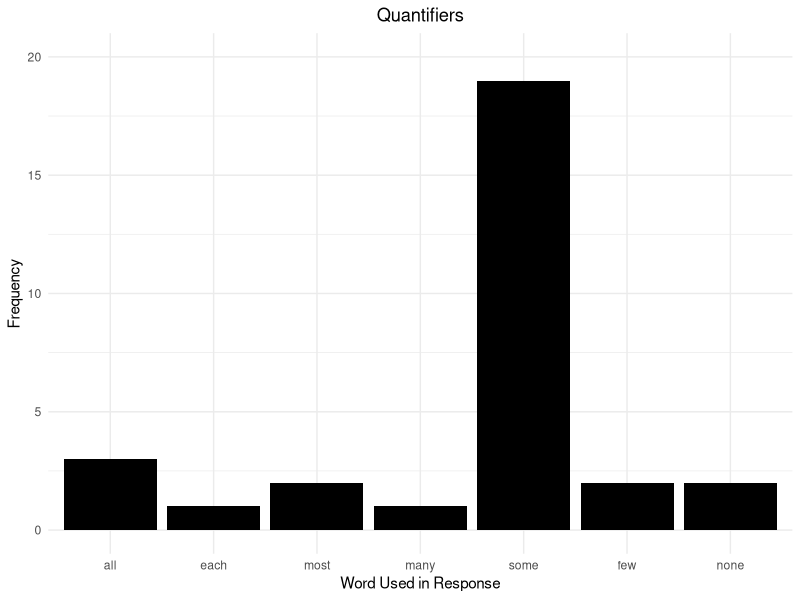
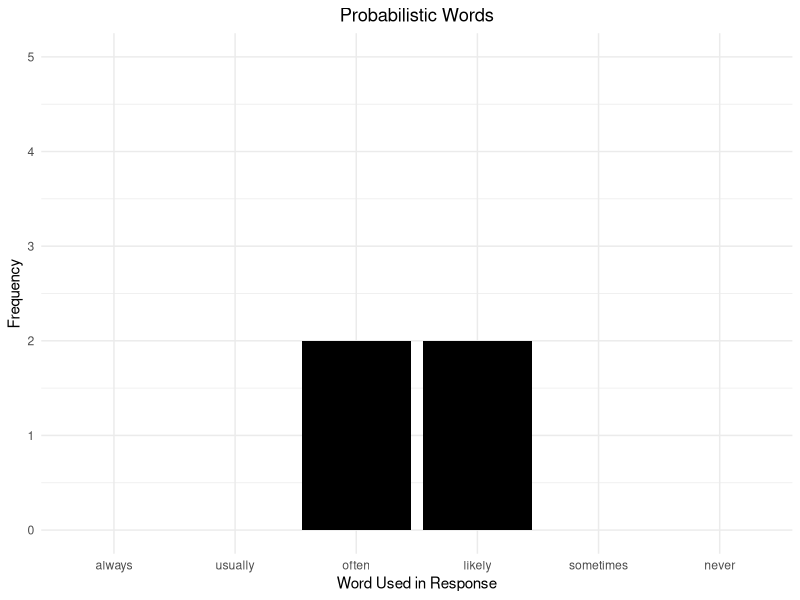
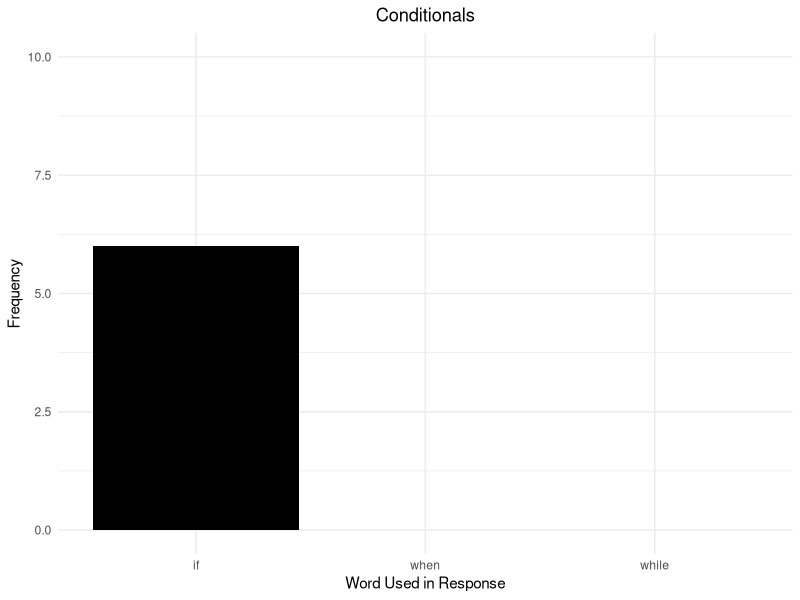
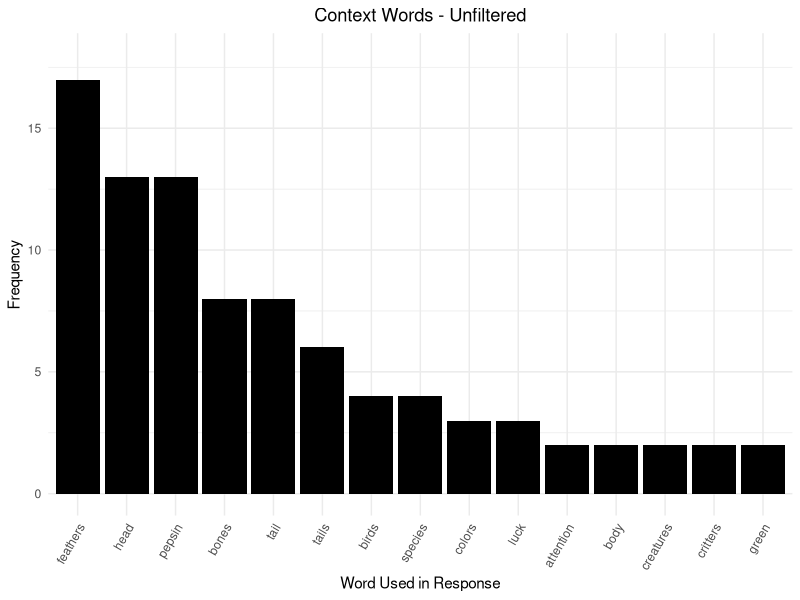
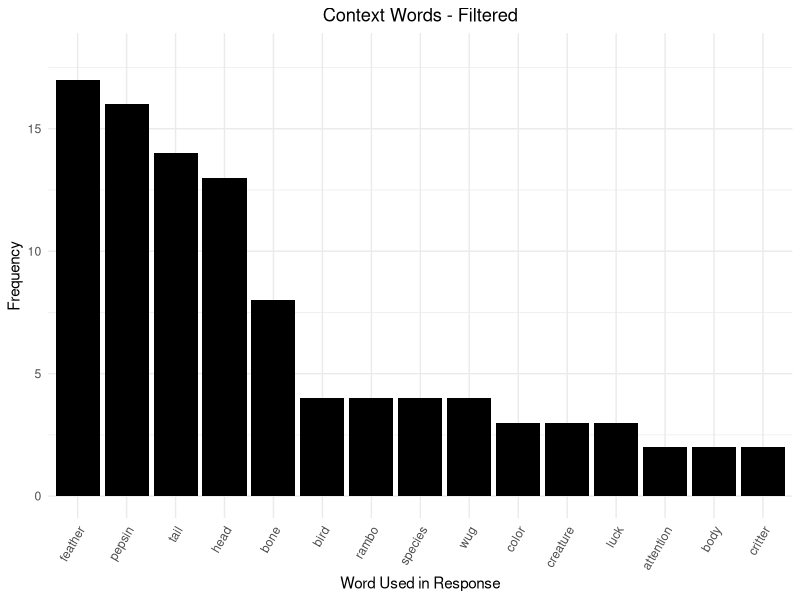
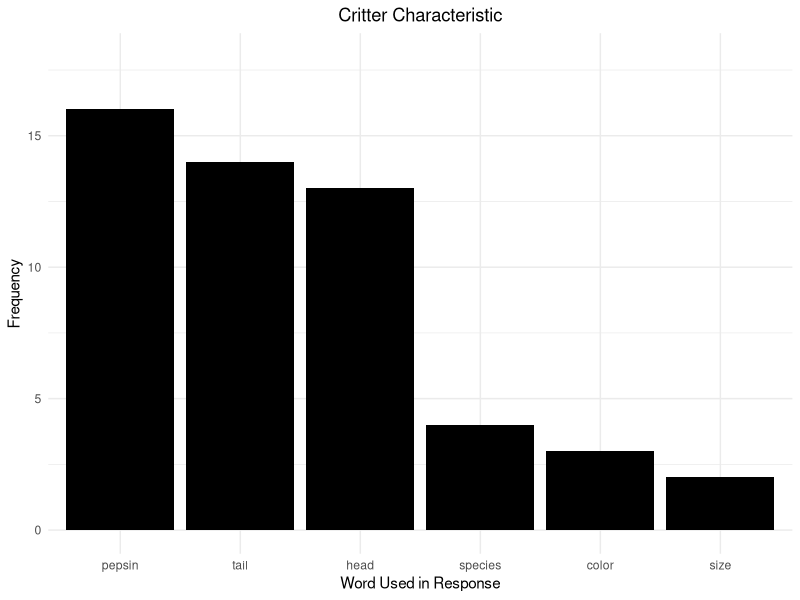
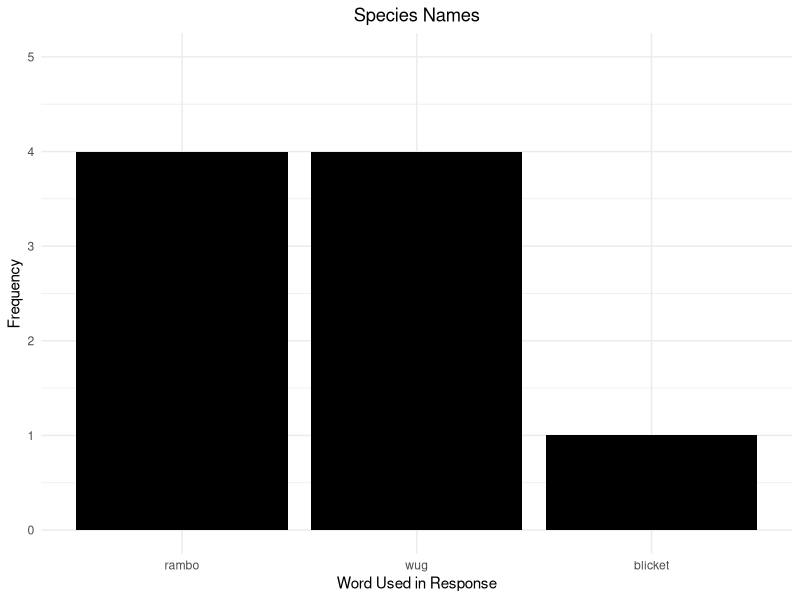
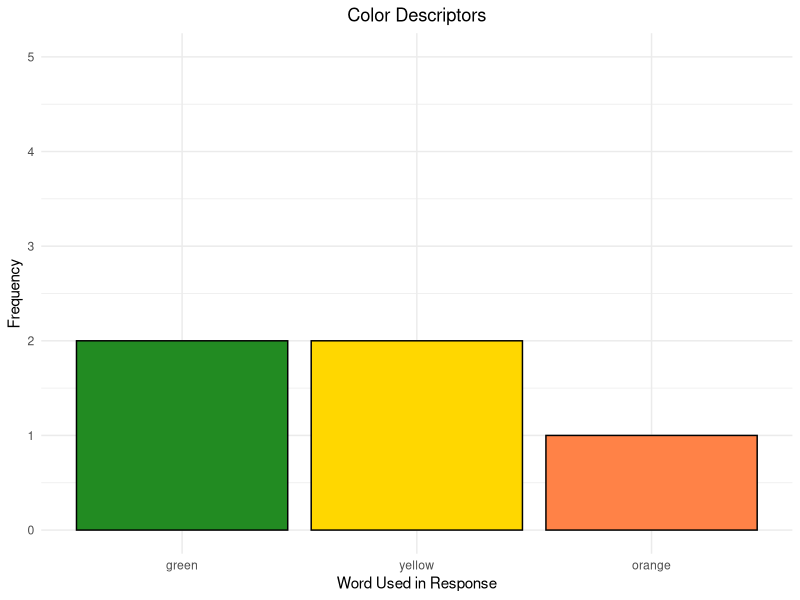

The R source for these figures, in order:
## ---- chunk 1
library(dplyr)
library(tidyr)
library(ggplot2)
library(data.table)
library(tidytext)

#setting the directory
setwd("../mturk/game-1/")


text_data <- read.csv("game-1-trials.csv")

reorder_size <- function(x) {
  factor(x, levels = names(sort(table(x), decreasing = TRUE)))
}

#View(text_data)

str(text_data)
summary(text_data)


# Adjusting MechTurk/Punctuation Errors
text_df <- data_frame(line = 1:18, text=text_data[,3])
text_df$text <- gsub("&quotechar", "'", text_df$text)
text_df$text <- gsub("DON'T.NONE", "DON'T. NONE", text_df$text)
text_df$text <- as.character(text_df$text)

## ---- chunk 2
tokenized <- text_df %>%
  unnest_tokens(word, text) # #convert sentence string to tokens
tokenized

## ---- chunk 3
count_all_words <- tokenized %>%
  count(word, sort=TRUE)
count_all_words
## ---- chunk 4
quantifier_words = c("all","each","most","many","some","few","none")
# no "every","a lot"

quantifiers <- count_all_words[c(count_all_words$word %in% quantifier_words),]
quantifiers

quantifier_count <- ggplot(quantifiers, aes(x=word, y=n)) +
  geom_bar(stat="identity", fill="black") +
  scale_x_discrete("Word Used in Response", limits=c(quantifier_words)) +
  scale_y_continuous("Frequency", limits=c(0,20)) + 
  ggtitle("Quantifiers") +
  theme_minimal() +
  theme(plot.title = element_text(hjust=0.5))

quantifier_count
## ---- chunk 5
probability_words = c("always","usually","often","likely","sometimes","never")

probabilities <- count_all_words[c(count_all_words$word %in% probability_words),]
probabilities

probability_count <- ggplot(probabilities, aes(x=word, y=n)) +
  geom_bar(stat="identity", fill="black") +
  scale_x_discrete("Word Used in Response", limits=c(probability_words)) +
  scale_y_continuous("Frequency", limits=c(0,5)) + 
  ggtitle("Probabilistic Words") +
  theme_minimal() +
  theme(plot.title = element_text(hjust=0.5))

probability_count
## ---- chunk 6
conditional_words = c("if","when","while")

conditionals <- count_all_words[c(count_all_words$word %in% conditional_words),]
conditionals

conditional_count <- ggplot(conditionals, aes(x=word, y=n)) +
  geom_bar(stat="identity", fill="black") +
  scale_x_discrete("Word Used in Response", limits=c(conditional_words)) +
  scale_y_continuous("Frequency", limits=c(0,10)) + 
  ggtitle("Conditionals") +
  theme_minimal() +
  theme(plot.title = element_text(hjust=0.5))

conditional_count

## ---- chunk 7
count_context_words <- tokenized %>%
  anti_join(stop_words) %>% #remove function words
  count(word, sort=TRUE)
count_context_words

# first 15 words - no change to singular/plural
context_count_unfiltered <- ggplot(count_context_words[1:15,], aes(x=word, y=n)) +
  geom_bar(stat="identity", fill="black") +
  scale_x_discrete("Word Used in Response", limits=c(count_context_words$word[1:15])) +
  scale_y_continuous("Frequency", limits=c(0,18)) + 
  ggtitle("Context Words - Unfiltered") +
  theme_minimal() +
  theme(axis.text.x=element_text(angle=60, hjust=1),
        plot.title = element_text(hjust=0.5))

context_count_unfiltered
## ---- chunk 8
#changing plural to singular
text_noPlurals <- text_df
text_noPlurals$text <- gsub("feathers", "feather", text_noPlurals$text, ignore.case=TRUE)
text_noPlurals$text <- gsub("bones", "bone", text_noPlurals$text)
text_noPlurals$text <- gsub("creatures", "creature", text_noPlurals$text)
text_noPlurals$text <- gsub("critters", "critter", text_noPlurals$text)
text_noPlurals$text <- gsub("features", "feature", text_noPlurals$text)
text_noPlurals$text <- gsub("birds", "bird", text_noPlurals$text)
text_noPlurals$text <- gsub("colors", "color", text_noPlurals$text)
text_noPlurals$text <- gsub("tails", "tail", text_noPlurals$text, ignore.case=TRUE)
text_noPlurals$text <- gsub("heads", "head", text_noPlurals$text)
text_noPlurals$text <- gsub("wugs", "wug", text_noPlurals$text, ignore.case=TRUE)
text_noPlurals$text <- gsub("blickets", "blicket", text_noPlurals$text)
text_noPlurals$text <- gsub("rambos", "rambo", text_noPlurals$text, ignore.case=TRUE)
text_noPlurals$text <- gsub("peppin", "pepsin", text_noPlurals$text)
text_noPlurals$text <- gsub("pespin", "pepsin", text_noPlurals$text)
text_noPlurals$text <- gsub("pebcide", "pepsin", text_noPlurals$text)
text_noPlurals$text <- gsub("sizes", "size", text_noPlurals$text)
text_noPlurals$text <- gsub("types", "type", text_noPlurals$text)


tokenized_noPlurals <- text_noPlurals %>%
  unnest_tokens(word, text)

count_context_words_noPlurals <- tokenized_noPlurals %>%
  anti_join(stop_words) %>%
  count(word, sort=TRUE)
count_context_words_noPlurals


# first 15 words - w/ change to singular/plural
context_count_filtered <- ggplot(count_context_words_noPlurals[1:15,], aes(x=word, y=n)) +
  geom_bar(stat="identity", fill="black") +
  scale_x_discrete("Word Used in Response", limits=c(count_context_words_noPlurals$word[1:15])) +
  scale_y_continuous("Frequency", limits=c(0,18)) + 
  ggtitle("Context Words - Filtered") +
  theme_minimal() +
  theme(axis.text.x=element_text(angle=60, hjust=1),
        plot.title = element_text(hjust=0.5))

context_count_filtered
## ---- chunk 9
# Categories = pepsin, tail, head, species, color, size
category_types = c("pepsin","tail","head","species","color","size")

characteristic_categories <- count_context_words_noPlurals[c(count_context_words_noPlurals$word %in% category_types),]
categories_count <- ggplot(characteristic_categories, aes(x=word, y=n)) +
  geom_bar(stat="identity", fill="black") +
  scale_x_discrete("Word Used in Response", limits=c(characteristic_categories$word[1:6])) +
  scale_y_continuous("Frequency", limits=c(0,18)) + 
  ggtitle("Critter Characteristic") +
  theme_minimal() +
  theme(plot.title = element_text(hjust=0.5))

categories_count
## ---- chunk 10
# Species = rambo, wug, blicket
species_types = c("rambo","wug","blicket")
species_categories <- count_context_words_noPlurals[c(count_context_words_noPlurals$word %in% species_types),]
species_count <- ggplot(species_categories, aes(x=word, y=n)) +
  geom_bar(stat="identity", fill="black") +
  scale_x_discrete("Word Used in Response", limits=c(species_categories$word[1:3])) +
  scale_y_continuous("Frequency", limits=c(0,5)) + 
  ggtitle("Species Names") +
  theme_minimal() +
  theme(plot.title = element_text(hjust=0.5))

species_count
## ---- chunk 11
# Species = rambo, wug, blicket
color_types = c("green","yellow","orange")
color_assignment = c("green" = "forestgreen", "yellow" = "gold", "orange" = "sienna1")
color_categories <- count_context_words_noPlurals[c(count_context_words_noPlurals$word %in% color_types),]
color_count <- ggplot(color_categories, aes(x=word, y=n, fill=word)) +
  geom_bar(stat="identity", colour="black") +
  scale_x_discrete("Word Used in Response", limits=c(color_categories$word[1:3])) +
  scale_y_continuous("Frequency", limits=c(0,5)) + 
  scale_fill_manual(values=color_assignment) +
  ggtitle("Color Descriptors") +
  guides(fill=FALSE) +
  theme_minimal() +
  theme(plot.title = element_text(hjust=0.5))

color_count
